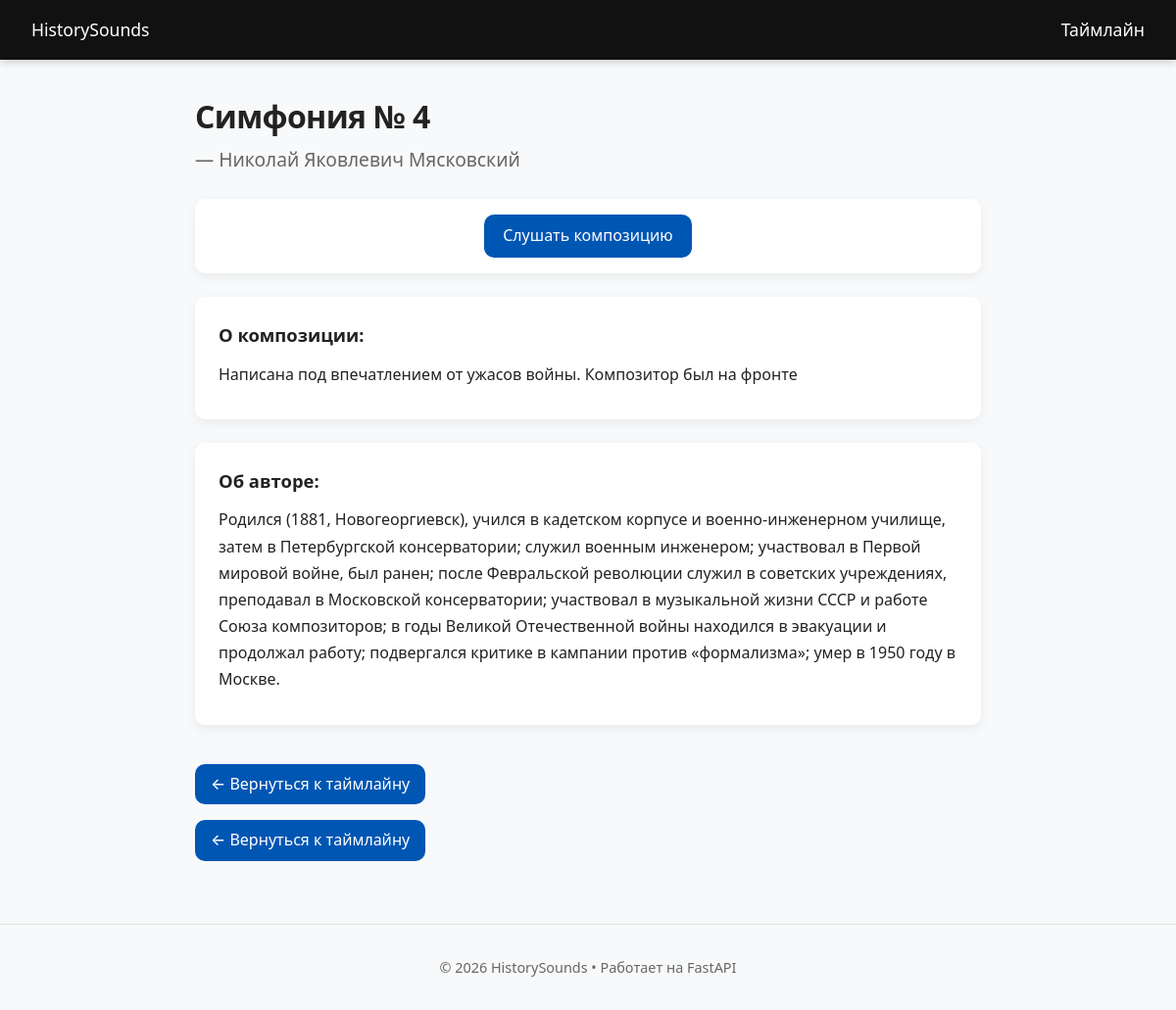
Page /song/Симфония № 4 on the earlier database version.
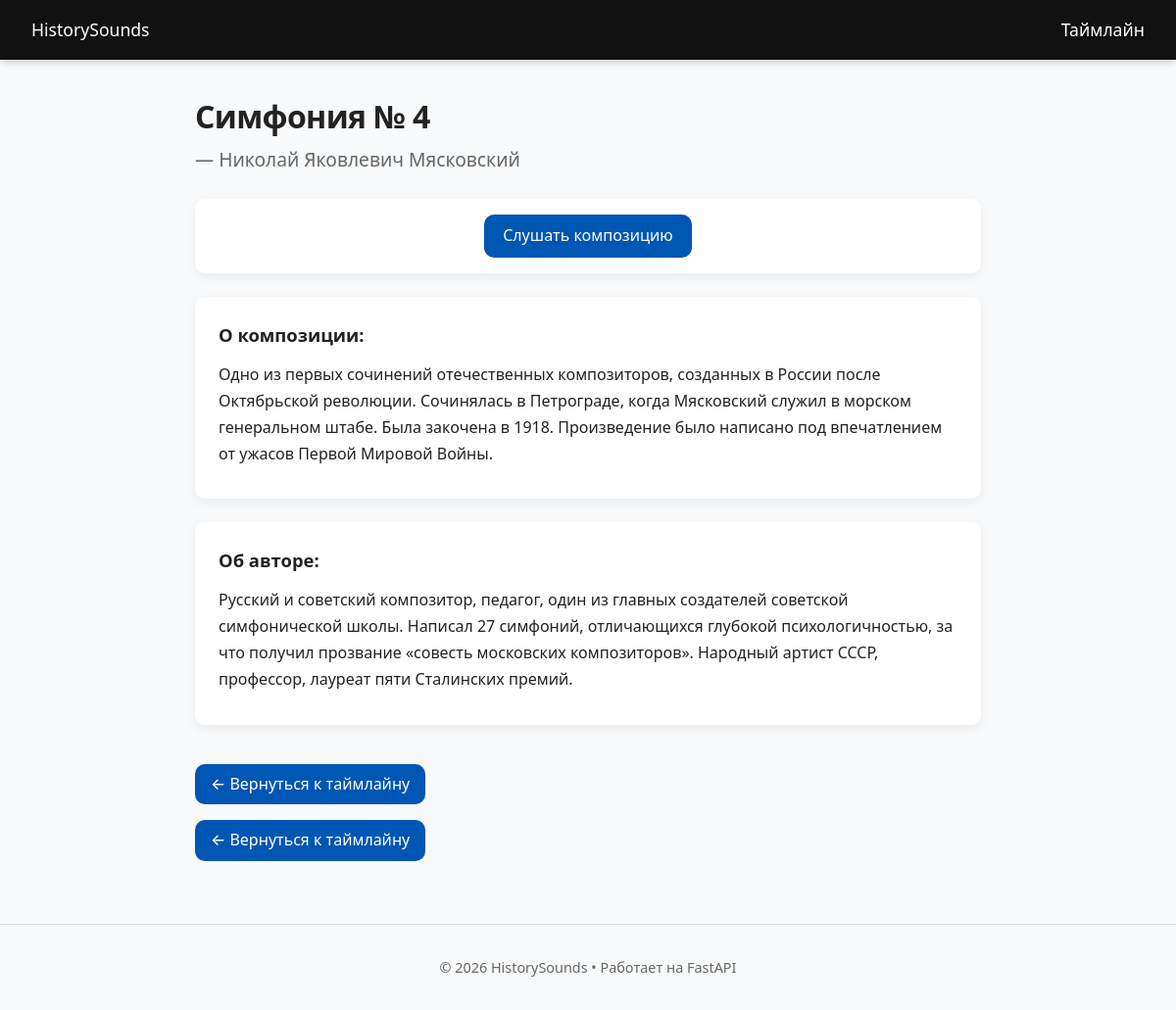
Same page on the later database version.
### models/songs.py (models this page shows)
class Song(Base):
    __tablename__ = "songs"
    id = Column(Integer, primary_key=True, index=True, autoincrement=True)
    name = Column(String, nullable=False)
    composer = Column(String, nullable=False)
    description = Column(Text, nullable=True)
    composer_info = Column(String, nullable=True)
    link = Column(String, nullable=True)
    events = relationship("Event", secondary=song_event, back_populates="songs")

### app.py (the view)
@app.get("/song/{song_slug}", response_class=HTMLResponse)
async def song_page(request: Request, song_slug: str, db: Session = Depends(get_db)):
    from urllib.parse import unquote
    import re
    def normalize(t: str) -> str:
        if not t: return ""
        t = str(t).lower().strip()
        t = re.sub(r'[^\w\s-]', '', t)  # Strips «»""'':,.;!? etc.
        return re.sub(r'\s+', ' ', t)
    song_q = normalize(unquote(song_slug))
    song = next((s for s in db.query(Song).all() if normalize(s.name) == song_q), None)
    if not song:
        raise HTTPException(status_code=404, detail="Song not found")
    return templates.TemplateResponse(request, "song.html", {"song": song})

### templates/song.html (shortened to what this page needs)
{% extends "base.html" %}
{% block content %}
<article class="song-page">
  <div class="page-header">
    <h1>{{ song.name }}</h1>
    {% set comp = (song.composer or "")|string|trim %}
    {% if comp and comp|lower not in ['nan','none','','?','—','-'] %}
      <h2>— {{ comp }}</h2>
    {% else %}
      <h2><em>(Автор неизвестен)</em></h2>
    {% endif %}
  </div>
{% if song.link %}
<div class="card link-card">
  <a href="{{ song.link }}" target="_blank" rel="noopener" class="audio-btn">
    Слушать композицию
  </a>
</div>
{% endif %}
  {% if song.description %}
  <div class="card">
    <h3>О композиции:</h3>
    <p>{{ song.description }}</p>
  </div>
  {% endif %}
{% if song.composer_info %}
  <div class="card">
    <h3>Об авторе:</h3>
    <p>{{ song.composer_info }}</p>
  </div>
  {% endif %}
  <a href="/" class="back-btn">← Вернуться к таймлайну</a>
</article>
{% set from_event = request.query_params.get('from_event') %}
{% if from_event %}
  <a href="/event/{{ from_event }}" class="back-btn">← Вернуться к событию</a>
{% else %}
  <a href="/" class="back-btn">← Вернуться к таймлайну</a>
{% endif %}
{% endblock %}

### templates/base.html (shortened to what this page needs)
<!DOCTYPE html>
<html lang="ru">
<head>
    <link rel="stylesheet" href="/static/style.css?v=4">
</head>
<body>
    <header>
        <a href="/" class="logo">HistorySounds</a>
        <nav><a href="/">Таймлайн</a></nav>
    </header>
    <main>
        {% block content %}{% endblock %}
    </main>
    <footer>
        <p>© 2026 HistorySounds • Работает на FastAPI</p>
    </footer>
</body>
</html>

### static/style.css (style rules this page uses)
:root { --primary: #0056b3; --primary-hover: #003d82; --bg: #f8f9fa; --card-bg: #ffffff; --text: #222; --text-muted: #666; --border: #e0e0e0; --shadow: 0 4px 12px rgba(0,0,0,0.06); --shadow-hover: 0 8px 24px rgba(0,0,0,0.12); --radius: 10px; --transition: 0.2s ease; }
* { box-sizing: border-box; margin: 0; padding: 0; }
html, body { font-family: system-ui, -apple-system, "Segoe UI", Roboto, sans-serif; line-height: 1.6; color: var(--text); background: var(--bg); min-height: 100vh; display: flex; flex-direction: column; }
header { display: flex; justify-content: space-between; align-items: center; padding: 1rem 2rem; background: #111; color: white; position: sticky; top: 0; z-index: 10; box-shadow: 0 2px 8px rgba(0,0,0,0.2); }
header a { color: white; text-decoration: none; font-weight: 500; font-size: 1.1rem; transition: opacity var(--transition); }
main { max-width: 850px; margin: 0 auto; padding: 2rem 1.5rem 4rem; flex: 1; width: 100%; }
h1 { margin-bottom: 0.5rem; font-size: 2rem; letter-spacing: -0.02em; }
.page-header { margin-bottom: 1.5rem; }
.page-header h1 { margin-bottom: 0.25rem; }
.page-header h2 { color: var(--text-muted); font-weight: 400; font-size: 1.2rem; }
.card { background: var(--card-bg); padding: 1.5rem; border-radius: var(--radius); box-shadow: var(--shadow); margin-bottom: 1.5rem; }
.card h3 { margin-bottom: 0.75rem; font-size: 1.15rem; }
.card p, .card li { line-height: 1.7; margin-bottom: 0.5rem; }
.back-btn { display: inline-flex; align-items: center; gap: 0.5rem; margin-top: 1rem; padding: 0.5rem 1rem; background: var(--primary); color: white; text-decoration: none; border-radius: var(--radius); font-weight: 500; transition: background var(--transition); }
footer { text-align: center; padding: 2rem 1rem; color: var(--text-muted); font-size: 0.9rem; border-top: 1px solid var(--border); margin-top: auto; }
.link-card { text-align: center; padding: 1rem; }
.audio-btn { display: inline-block; padding: 0.6rem 1.2rem; background: var(--primary); color: white; text-decoration: none; border-radius: var(--radius); font-weight: 500; transition: background var(--transition); }

Differences in the rows shown:
changed Song "Симфония № 4": description "Написана под впечатлением от ужасов войны. Композитор был на фронте" → "Одно из первых сочинений отечественных композиторов, созданных в России после Октябрьской революции. Сочинялась в Петрограде, когда Мясковский служил в морском генеральном штабе. Была закочена в 1918. Произведение было написано под впечатлением от ужасов Первой Мировой Войны."; composer_info "Родился (1881, Новогеоргиевск), учился в кадетском корпусе и военно-инженерном училище, затем в Петербургской консерватории; служил военным инженером; участвовал в Первой мировой войне, был ранен; после Февральской революции служил в советских учреждениях, преподавал в Московской консерватории; участвовал в музыкальной жизни СССР и работе Союза композиторов; в годы Великой Отечественной войны находился в эвакуации и продолжал работу; подвергался критике в кампании против «формализма»; умер в 1950 году в Москве." → "Русский и советский композитор, педагог, один из главных создателей советской симфонической школы. Написал 27 симфоний, отличающихся глубокой психологичностью, за что получил прозвание «совесть московских композиторов». Народный артист СССР, профессор, лауреат пяти Сталинских премий."
